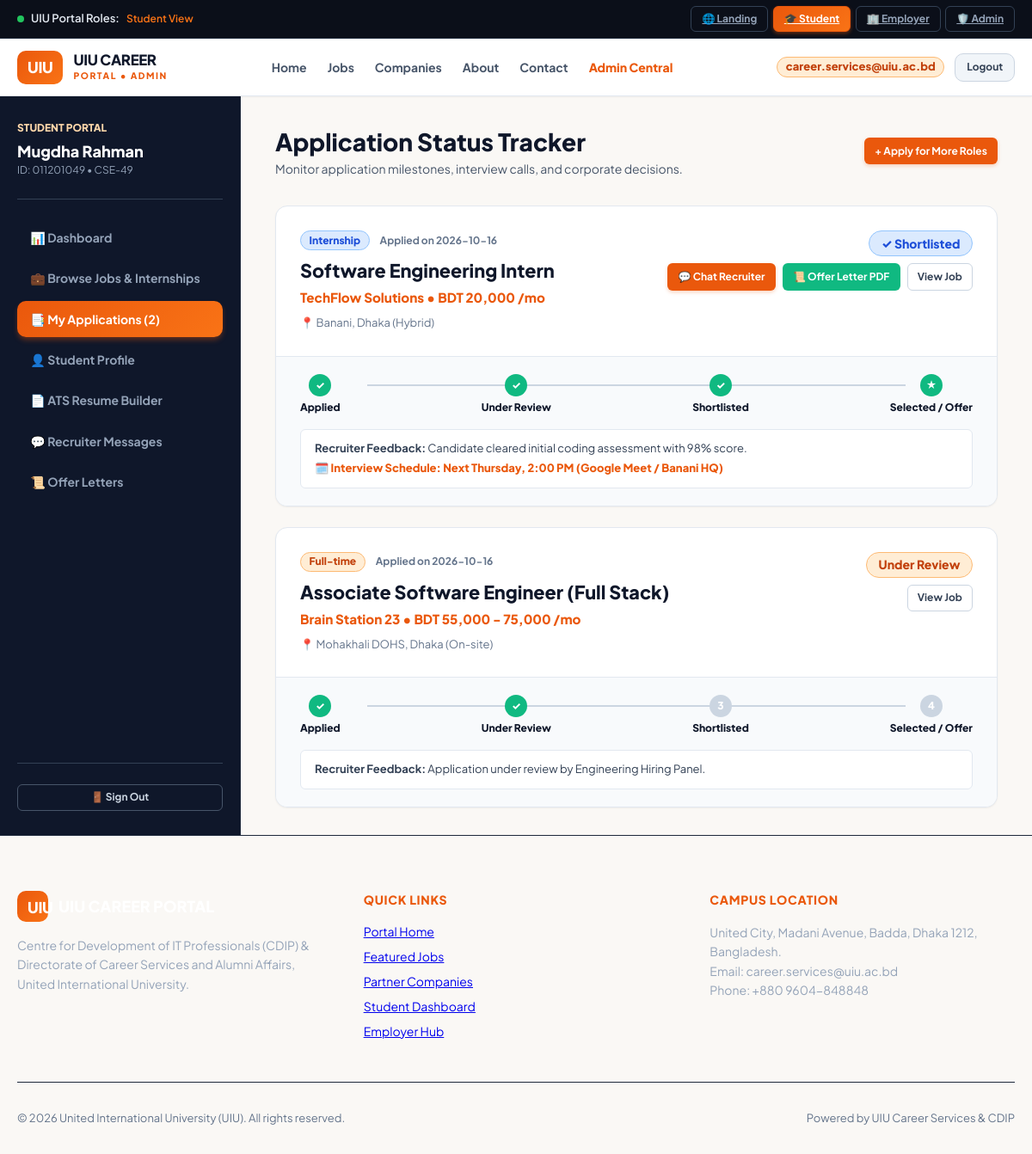
/student/applications.php (signed in), run on the app's committed database.
### tables this page shows
CREATE TABLE `applications` (
  `id` INT AUTO_INCREMENT PRIMARY KEY,
  `job_id` INT NOT NULL,
  `student_id` INT NOT NULL,
  `status` ENUM('Applied', 'Under Review', 'Shortlisted', 'Interview Scheduled', 'Offered', 'Selected', 'Rejected') NOT NULL DEFAULT 'Applied',
  `applied_date` TIMESTAMP DEFAULT CURRENT_TIMESTAMP,
  `notes` TEXT,
  `interview_date` VARCHAR(100) NULL,
  `interview_venue` VARCHAR(255) NULL,
  FOREIGN KEY (`job_id`) REFERENCES `jobs`(`id`) ON DELETE CASCADE,
  FOREIGN KEY (`student_id`) REFERENCES `students`(`id`) ON DELETE CASCADE,
  UNIQUE KEY `unique_student_job_app` (`job_id`, `student_id`)
);

CREATE TABLE `jobs` (
  `id` INT AUTO_INCREMENT PRIMARY KEY,
  `company_id` INT NOT NULL,
  `title` VARCHAR(200) NOT NULL,
  `department` VARCHAR(50) NOT NULL DEFAULT 'CSE',
  `type` ENUM('Full-time', 'Internship', 'Contract', 'Part-time') NOT NULL DEFAULT 'Full-time',
  `workplace` ENUM('On-site', 'Remote', 'Hybrid') NOT NULL DEFAULT 'Hybrid',
  `location` VARCHAR(150) NOT NULL DEFAULT 'Dhaka, Bangladesh',
  `salary` VARCHAR(100) NOT NULL,
  `stipend_numeric` INT NOT NULL DEFAULT 0,
  `deadline` DATE NOT NULL,
  `skills` TEXT NOT NULL,
  `description` TEXT NOT NULL,
  `requirements` TEXT NOT NULL,
  `responsibilities` TEXT NOT NULL,
  `status` ENUM('Approved', 'Pending', 'Rejected') NOT NULL DEFAULT 'Approved',
  `featured` TINYINT(1) DEFAULT 0,
  `applicants_count` INT DEFAULT 0,
  `created_at` TIMESTAMP DEFAULT CURRENT_TIMESTAMP,
  FOREIGN KEY (`company_id`) REFERENCES `companies`(`id`) ON DELETE CASCADE
);

CREATE TABLE `companies` (
  `id` INT AUTO_INCREMENT PRIMARY KEY,
  `user_id` INT NULL UNIQUE,
  `name` VARCHAR(150) NOT NULL,
  `sector` VARCHAR(100) NOT NULL,
  `industry` VARCHAR(100) NOT NULL,
  `location` VARCHAR(150) NOT NULL,
  `website` VARCHAR(255) NOT NULL,
  `email` VARCHAR(150) NOT NULL,
  `phone` VARCHAR(50) NOT NULL,
  `description` TEXT,
  `verified` TINYINT(1) DEFAULT 0,
  `status` ENUM('Verified', 'Pending', 'Rejected') DEFAULT 'Pending',
  `health_score` INT DEFAULT 90,
  `logo` VARCHAR(255) DEFAULT 'default-company.png',
  `created_at` TIMESTAMP DEFAULT CURRENT_TIMESTAMP
);

### includes/functions.php (called while the page is built, shortened)
<?php
function get_app_root() {
    $script_dir = str_replace('\\', '/', dirname($_SERVER['SCRIPT_NAME'] ?? ''));
    $app_root = preg_replace('#/(student|company|admin|guest|api|includes|config|src)$#i', '', $script_dir);
    if ($app_root === '/' || $app_root === '') {
        return '';
    }
    return rtrim($app_root, '/');
}

### student/applications.php (the view, shortened to what this page needs)
<?php
require_once __DIR__ . '/../includes/functions.php';
$user = current_user();
$pdo = get_db_connection();
$applications = [];
if ($pdo) {
    try {
        $stmt = $pdo->prepare("
            SELECT a.*, j.title as job_title, j.type as job_type, j.salary, j.location, j.workplace,
                   c.name as company_name, c.logo as company_logo, c.sector as company_sector,
                   o.id as offer_id, o.status as offer_status
            FROM applications a
            JOIN jobs j ON a.job_id = j.id
            JOIN companies c ON j.company_id = c.id
            LEFT JOIN offer_letters o ON a.id = o.application_id
            WHERE a.student_id = ?
            ORDER BY a.applied_date DESC
        ");
        $stmt->execute([$user['profile']['id'] ?? 1]);
        $applications = $stmt->fetchAll();
    } catch (Exception $e) {
        error_log("Error in student/applications.php: " . $e->getMessage());
    }
}
require_once __DIR__ . '/../includes/header.php';
require_once __DIR__ . '/../includes/navbar.php';
?>
<div class="portal-layout">
  <aside class="portal-sidebar">
    <div>
      <div class="sidebar-brand">
        <div style="font-size: 0.75rem; text-transform: uppercase; font-weight: 800; color: #fed7aa;">Student Portal</div>
        <div style="font-size: 1.125rem; font-weight: 900; color: #ffffff; margin-top: 0.2rem;">Mugdha Rahman</div>
        <div style="font-size: 0.75rem; color: #94a3b8;">ID: 011201049 • CSE-49</div>
      </div>
      <ul class="sidebar-menu">
        <li><a href="<?= $app_root ?>/student/dashboard.php" class="sidebar-link">📊 Dashboard</a></li>
        <li><a href="<?= $app_root ?>/student/jobs.php" class="sidebar-link">💼 Browse Jobs & Internships</a></li>
        <li><a href="<?= $app_root ?>/student/applications.php" class="sidebar-link active">📑 My Applications (<?= count($applications) ?>)</a></li>
        <li><a href="<?= $app_root ?>/student/profile.php" class="sidebar-link">👤 Student Profile</a></li>
        <li><a href="<?= $app_root ?>/student/resume_builder.php" class="sidebar-link">📄 ATS Resume Builder</a></li>
        <li><a href="<?= $app_root ?>/student/chat.php" class="sidebar-link">💬 Recruiter Messages</a></li>
        <li><a href="<?= $app_root ?>/student/offer_letter.php" class="sidebar-link">📜 Offer Letters</a></li>
      </ul>
    </div>
    <div style="padding-top: 1.5rem; border-top: 1px solid #334155;">
      <a href="<?= $app_root ?>/logout.php" class="btn btn-outline btn-sm" style="width: 100%; color: #cbd5e1; border-color: #475569;">
        🚪 Sign Out
      </a>
    </div>
  </aside>
  <main class="portal-main">
    <div class="topbar">
      <div>
        <h1 class="topbar-title">Application Status Tracker</h1>
        <p style="color: var(--slate-600); font-size: 0.875rem;">Monitor application milestones, interview calls, and corporate decisions.</p>
      </div>
      <a href="<?= $app_root ?>/student/jobs.php" class="btn btn-primary btn-sm">
        + Apply for More Roles
      </a>
    </div>
    <div style="display: flex; flex-direction: column; gap: 1.5rem;">
      <?php foreach ($applications as $app): ?>
        <div class="table-card" style="margin-bottom: 0;">
          <div style="padding: 1.75rem; display: flex; justify-content: space-between; align-items: flex-start; flex-wrap: wrap; gap: 1.25rem;">
            <div>
              <div style="display: flex; align-items: center; gap: 0.75rem; margin-bottom: 0.5rem;">
                <span class="badge <?= ($app['job_type'] === 'Internship') ? 'badge-blue' : 'badge-orange' ?>">
                  <?= htmlspecialchars($app['job_type']) ?>
                </span>
                <span style="font-size: 0.75rem; color: var(--slate-500); font-weight: 700;">
                  Applied on <?= htmlspecialchars(substr($app['applied_date'], 0, 10)) ?>
                </span>
              </div>
              <h2 style="font-size: 1.35rem; font-weight: 900; color: var(--slate-900); margin-bottom: 0.25rem;">
                <?= htmlspecialchars($app['job_title']) ?>
              </h2>
              <div style="font-size: 0.95rem; font-weight: 800; color: var(--primary); margin-bottom: 0.5rem;">
                <?= htmlspecialchars($app['company_name']) ?> • <?= htmlspecialchars($app['salary']) ?>
              </div>
              <div style="font-size: 0.8125rem; color: var(--slate-500);">
                📍 <?= htmlspecialchars($app['location'] ?? 'Dhaka') ?> (<?= htmlspecialchars($app['workplace'] ?? 'Hybrid') ?>)
              </div>
            </div>
            <div style="text-align: right;">
              <div style="margin-bottom: 0.5rem;">
                <?php if ($app['status'] === 'Shortlisted'): ?>
                  <span class="badge badge-blue" style="font-size: 0.875rem; padding: 0.35rem 0.85rem;">✓ Shortlisted</span>
                <?php elseif ($app['status'] === 'Selected' || $app['status'] === 'Offered'): ?>
                  <span class="badge badge-green" style="font-size: 0.875rem; padding: 0.35rem 0.85rem;">★ Selected / Offer Issued</span>
                <?php elseif ($app['status'] === 'Rejected'): ?>
                  <span class="badge badge-red" style="font-size: 0.875rem; padding: 0.35rem 0.85rem;">Rejected</span>
                <?php else: ?>
                  <span class="badge badge-orange" style="font-size: 0.875rem; padding: 0.35rem 0.85rem;"><?= htmlspecialchars($app['status']) ?></span>
                <?php endif; ?>
              </div>
              <div style="display: flex; gap: 0.5rem; justify-content: flex-end; flex-wrap: wrap;">
                <?php if ($app['status'] === 'Shortlisted'): ?>
                  <a href="<?= $app_root ?>/student/chat.php" class="btn btn-primary btn-sm">💬 Chat Recruiter</a>
                <?php endif; ?>
                <?php if (!empty($app['offer_id']) || $app['status'] === 'Selected' || $app['status'] === 'Offered' || $app['id'] == 1): ?>
                  <a href="<?= $app_root ?>/student/offer_letter.php" class="btn btn-success btn-sm">📜 Offer Letter PDF</a>
                <?php endif; ?>
                <a href="<?= $app_root ?>/student/job_details.php?id=<?= $app['job_id'] ?>" class="btn btn-outline btn-sm">View Job</a>
              </div>
            </div>
          </div>
          <div style="background-color: #f8fafc; border-top: 1px solid var(--slate-200); padding: 1.25rem 1.75rem;">
            <div style="display: flex; justify-content: space-between; position: relative; margin-bottom: 1rem;">
              <div style="position: absolute; top: 12px; left: 10%; right: 10%; height: 2px; background-color: var(--slate-300); z-index: 1;"></div>
              <div style="z-index: 2; text-align: center;">
                <div style="width: 26px; height: 26px; border-radius: 50%; background: #10b981; color: #ffffff; display: flex; align-items: center; justify-content: center; margin: 0 auto 0.25rem; font-size: 0.75rem; font-weight: 800;">✓</div>
                <div style="font-size: 0.75rem; font-weight: 800;">Applied</div>
              </div>
              <div style="z-index: 2; text-align: center;">
                <div style="width: 26px; height: 26px; border-radius: 50%; background: #10b981; color: #ffffff; display: flex; align-items: center; justify-content: center; margin: 0 auto 0.25rem; font-size: 0.75rem; font-weight: 800;">✓</div>
                <div style="font-size: 0.75rem; font-weight: 800;">Under Review</div>
              </div>
              <div style="z-index: 2; text-align: center;">
                <div style="width: 26px; height: 26px; border-radius: 50%; background: <?= ($app['status'] === 'Shortlisted' || $app['status'] === 'Selected' || $app['status'] === 'Offered') ? '#10b981' : '#cbd5e1' ?>; color: #ffffff; display: flex; align-items: center; justify-content: center; margin: 0 auto 0.25rem; font-size: 0.75rem; font-weight: 800;">
                  <?= ($app['status'] === 'Shortlisted' || $app['status'] === 'Selected' || $app['status'] === 'Offered') ? '✓' : '3' ?>
                </div>
                <div style="font-size: 0.75rem; font-weight: 800;">Shortlisted</div>
              </div>
              <div style="z-index: 2; text-align: center;">
                <div style="width: 26px; height: 26px; border-radius: 50%; background: <?= ($app['status'] === 'Selected' || $app['status'] === 'Offered' || $app['id'] == 1) ? '#10b981' : '#cbd5e1' ?>; color: #ffffff; display: flex; align-items: center; justify-content: center; margin: 0 auto 0.25rem; font-size: 0.75rem; font-weight: 800;">
                  <?= ($app['status'] === 'Selected' || $app['status'] === 'Offered' || $app['id'] == 1) ? '★' : '4' ?>
                </div>
                <div style="font-size: 0.75rem; font-weight: 800;">Selected / Offer</div>
              </div>
            </div>
            <?php if (!empty($app['notes'])): ?>
              <div style="background: #ffffff; border: 1px solid var(--slate-200); border-radius: var(--radius-sm); padding: 0.75rem 1rem; font-size: 0.8125rem; color: var(--slate-700);">
                <strong>Recruiter Feedback:</strong> <?= htmlspecialchars($app['notes']) ?>
                <?php if (!empty($app['interview_date'])): ?>
                  <div style="color: var(--primary); font-weight: 800; margin-top: 0.25rem;">
                    🗓️ Interview Schedule: <?= htmlspecialchars($app['interview_date']) ?> (<?= htmlspecialchars($app['interview_venue'] ?? 'Online') ?>)
                  </div>
                <?php endif; ?>
              </div>
            <?php endif; ?>
          </div>
        </div>
      <?php endforeach; ?>
    </div>
  </main>
</div>
<?php require_once __DIR__ . '/../includes/footer.php'; ?>

### src/css/style.css (style rules this page uses)
:root { --primary: #ea580c; --primary-hover: #c2410c; --primary-light: #fff7ed; --primary-border: #fed7aa; --secondary: #0f172a; --secondary-light: #1e293b; --slate-50: #f8fafc; --slate-100: #f1f5f9; --slate-200: #e2e8f0; --slate-300: #cbd5e1; --slate-400: #94a3b8; --slate-500: #64748b; --slate-600: #475569; --slate-700: #334155; --slate-800: #1e293b; --slate-900: #0f172a; --success: #10b981; --success-bg: #ecfdf5; --warning: #f59e0b; --warning-bg: #fffbeb; --danger: #ef4444; --danger-bg: #fef2f2; --info: #3b82f6; --info-bg: #eff6ff; --radius-sm: 6px; --radius-md: 10px; --radius-lg: 14px; --radius-xl: 20px; --shadow-sm: 0 1px 2px 0 rgb(0 0 0 / 0.05); --shadow-md: 0 4px 6px -1px rgb(0 0 0 / 0.1), 0 2px 4px -2px rgb(0 0 0 / 0.1); --shadow-lg: 0 10px 15px -3px rgb(0 0 0 / 0.1), 0 4px 6px -4px rgb(0 0 0 / 0.1); --shadow-xl: 0 20px 25px -5px rgb(0 0 0 / 0.1), 0 8px 10px -6px rgb(0 0 0 / 0.1); }
* { box-sizing: border-box; margin: 0; padding: 0; }
body { font-family: 'Plus Jakarta Sans', system-ui, -apple-system, BlinkMacSystemFont, "Segoe UI", Roboto, sans-serif; color: var(--slate-900); background-color: #faf8f5; line-height: 1.5; -webkit-font-smoothing: antialiased; }
.btn { display: inline-flex; align-items: center; justify-content: center; gap: 0.4rem; padding: 0.55rem 1.15rem; border-radius: var(--radius-md); font-size: 0.875rem; font-weight: 700; cursor: pointer; transition: all 0.18s ease; border: 1px solid transparent; text-decoration: none; font-family: inherit; }
.btn-primary { background-color: var(--primary); color: #ffffff; box-shadow: 0 2px 4px rgba(234, 88, 12, 0.25); }
.btn-outline { background-color: transparent; color: var(--slate-700); border-color: var(--slate-300); }
.btn-success { background-color: var(--success); color: #ffffff; }
.btn-sm { padding: 0.35rem 0.7rem; font-size: 0.75rem; border-radius: var(--radius-sm); }
.badge { display: inline-flex; align-items: center; padding: 0.2rem 0.6rem; border-radius: 9999px; font-size: 0.75rem; font-weight: 800; line-height: 1.2; }
.badge-orange { background-color: #ffedd5; color: #c2410c; border: 1px solid #fdba74; }
.badge-blue { background-color: #dbeafe; color: #1d4ed8; border: 1px solid #93c5fd; }
.portal-layout { display: grid; grid-template-columns: 280px 1fr; min-height: calc(100vh - 85px); }
.portal-sidebar { background: #0f172a; color: #e2e8f0; padding: 1.75rem 1.25rem; border-right: 1px solid #1e293b; display: flex; flex-direction: column; justify-content: space-between; }
.sidebar-brand { padding-bottom: 1.5rem; border-bottom: 1px solid #334155; margin-bottom: 1.5rem; }
.sidebar-menu { list-style: none; display: flex; flex-direction: column; gap: 0.35rem; }
.sidebar-link { display: flex; align-items: center; gap: 0.75rem; padding: 0.65rem 0.95rem; color: #94a3b8; text-decoration: none; border-radius: var(--radius-md); font-weight: 700; font-size: 0.875rem; transition: all 0.15s ease; cursor: pointer; }
.sidebar-link.active { color: #ffffff; background: linear-gradient(135deg, #ea580c, #f97316); box-shadow: 0 4px 6px -1px rgba(234, 88, 12, 0.4); }
.portal-main { background-color: #faf8f5; padding: 2rem 2.5rem; overflow-y: auto; }
.topbar { display: flex; justify-content: space-between; align-items: center; margin-bottom: 2rem; flex-wrap: wrap; gap: 1rem; }
.topbar-title { font-size: 1.75rem; font-weight: 900; color: var(--slate-900); }
.table-card { background: #ffffff; border-radius: var(--radius-lg); border: 1px solid var(--slate-200); box-shadow: var(--shadow-sm); overflow: hidden; margin-bottom: 2rem; }

### data on the page
applications: job.type "Internship", applied_date "2026-10-16", job.title "Software Engineering Intern", companies.name "TechFlow Solutions", job.salary "BDT 20,000 /mo", job.location "Banani, Dhaka", job.workplace "Hybrid", status "✓ Shortlisted", notes "Candidate cleared initial coding assessment with 98% score.", interview_date "Next Thursday, 2:00 PM", interview_venue "Google Meet / Banani HQ"
applications: job.type "Full-time", applied_date "2026-10-16", job.title "Associate Software Engineer (Full Stack)", companies.name "Brain Station 23", job.salary "BDT 55,000 - 75,000 /mo", job.location "Mohakhali DOHS, Dhaka", job.workplace "On-site", status "Under Review", shows "4", notes "Application under review by Engineering Hiring Panel."

### other printed values
$active_role_section "Student"
$current_role "ADMIN"
$user['name'] "career.services@uiu.ac.bd"
count($applications) "2"
